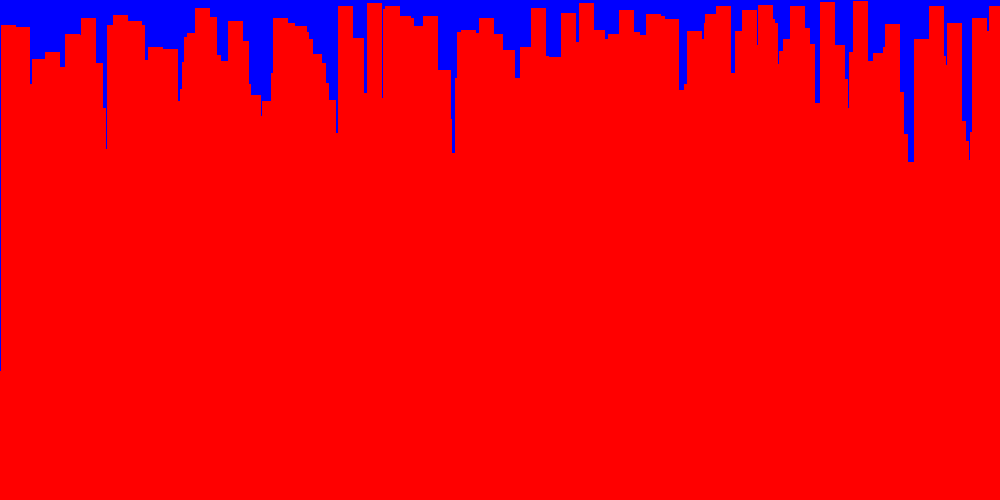
Frame 1 (no input)
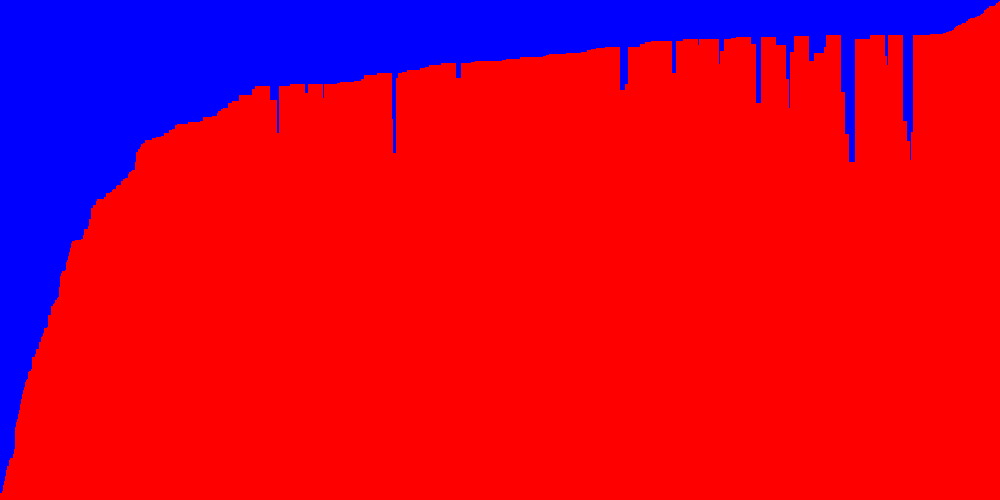
Frame 60 (the mouse pressed at the canvas centre just before this capture)
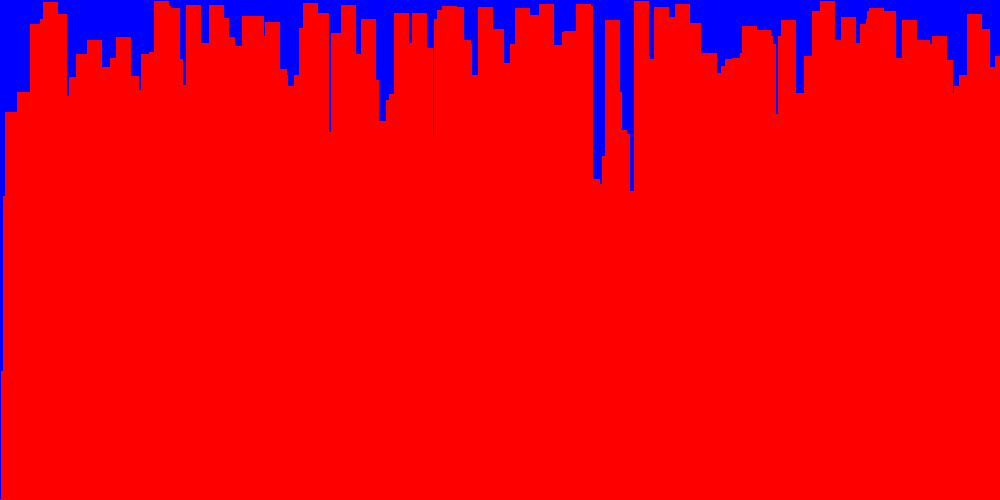
Frame 120 (the mouse held since frame 60 and released just before this capture)

The Processing sketch that drew these frames (run headless with seeded random() and noise(); from frame 60 on, the mouse is pressed at the canvas centre):

// Processing sketch: visualarraysorterboi
// ── visualarraysorterboi.pde

int[] bois;
 


int ran =  (int) random(height);
void setup(){
size(1000,500);
bois = new int[width];
aMethod();
noStroke();

}
void stepSort(int[] arr) {
  for (int i = 1; i < arr.length; i++) {
    if (arr[i - 1] > arr[i]) {
      int t = arr[i];
      arr[i] = arr[i - 1];
      arr[i - 1] = t;
    }
  }
}

void aMethod (){
  
  for(int i = 0; i<width;i++){
bois[i] = (int)random(height) ;
}

}


void draw(){
background(0,0,255);
  
  fill(255,0,0);
  
  for(int  i = 0 ; i < width;i++){
rect(i,height,15,-bois[i]);
  }
stepSort(bois);

if(mousePressed){
aMethod();
}


}
